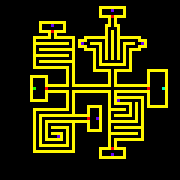

The image is a tile-based game level rendered from a .tmx file. Its description and complete source (layers, tilesets, objects, tile grids) follow:
An orthogonal 60x60 tile map with 3x3 px tiles, 1 tile layer (Layer map).

<map version="1.10" tiledversion="1.11.1" orientation="orthogonal" renderorder="right-down" width="60" height="60" tilewidth="3" tileheight="3" infinite="0" nextlayerid="2" nextobjectid="1">
 <tileset firstgid="1" source="map-code-sprite-sheet.tsx" />
 <layer id="1" name="Layer map" width="60" height="60">
  <data encoding="csv">
0,0,0,0,0,0,0,0,0,0,0,0,0,0,0,0,0,0,0,0,0,0,0,0,0,0,0,0,0,0,0,0,0,0,0,0,0,0,0,0,0,0,0,0,0,0,0,0,0,0,0,0,0,0,0,0,0,0,0,0,
0,0,0,0,0,0,0,0,0,0,0,0,0,0,0,0,0,0,0,0,0,0,0,0,0,0,0,0,0,0,0,0,0,0,0,0,0,0,0,0,0,0,0,0,0,0,0,0,0,0,0,0,0,0,0,0,0,0,0,0,
0,0,0,0,0,0,0,0,0,0,0,0,0,0,0,0,0,0,0,0,0,0,0,0,0,0,0,0,0,0,0,0,0,2,2,2,2,2,2,2,2,2,0,0,0,0,0,0,0,0,0,0,0,0,0,0,0,0,0,0,
0,0,0,0,0,0,0,0,0,0,0,0,0,0,0,0,0,0,0,0,0,0,0,0,0,0,0,0,0,0,0,0,0,2,0,0,0,6,0,0,0,2,0,0,0,0,0,0,0,0,0,0,0,0,0,0,0,0,0,0,
0,0,0,0,0,0,0,0,0,0,0,0,0,0,0,0,0,0,0,0,0,0,0,0,0,0,0,0,0,0,0,0,0,2,0,0,0,0,0,0,0,2,0,0,0,0,0,0,0,0,0,0,0,0,0,0,0,0,0,0,
0,0,0,0,0,0,0,0,0,0,0,0,0,0,0,0,0,0,0,0,0,0,0,0,0,0,0,0,0,0,0,0,0,2,2,2,2,3,2,2,2,2,0,0,0,0,0,0,0,0,0,0,0,0,0,0,0,0,0,0,
0,0,0,0,0,0,0,0,0,0,0,0,0,0,0,0,0,0,0,0,0,0,0,0,0,0,0,0,0,0,0,0,0,0,0,0,2,0,2,0,0,0,0,0,0,0,0,0,0,0,0,0,0,0,0,0,0,0,0,0,
0,0,0,0,0,0,0,0,0,0,0,0,0,2,2,2,2,2,2,2,2,2,0,0,0,0,0,0,0,0,0,0,0,0,0,0,2,0,2,0,0,0,0,0,0,0,0,0,0,0,0,0,0,0,0,0,0,0,0,0,
0,0,0,0,0,0,0,0,0,0,0,0,0,2,0,0,0,6,0,0,0,2,0,0,0,0,0,0,0,0,0,0,0,0,0,2,2,0,2,2,0,0,0,0,0,0,0,0,0,0,0,0,0,0,0,0,0,0,0,0,
0,0,0,0,0,0,0,0,0,0,0,0,0,2,0,0,0,0,0,0,0,2,0,0,0,0,0,0,0,0,0,0,0,0,0,2,0,0,0,2,0,0,0,0,0,0,0,0,0,0,0,0,0,0,0,0,0,0,0,0,
0,0,0,0,0,0,0,0,0,0,0,0,0,2,2,2,2,3,2,2,2,2,0,0,0,0,0,0,0,0,0,0,0,0,0,2,0,2,0,2,0,0,0,0,0,0,0,0,0,0,0,0,0,0,0,0,0,0,0,0,
0,0,0,0,0,0,0,0,0,0,0,0,0,0,0,0,2,0,2,0,0,0,0,0,0,0,0,0,0,0,0,0,0,0,0,2,0,2,0,2,0,0,0,0,0,0,0,0,0,0,0,0,0,0,0,0,0,0,0,0,
0,0,0,0,0,0,0,0,0,0,0,2,2,2,2,2,2,0,2,2,2,2,2,2,2,0,0,0,2,2,2,2,2,2,2,2,0,2,0,2,2,2,2,2,2,2,2,0,0,0,0,0,0,0,0,0,0,0,0,0,
0,0,0,0,0,0,0,0,0,0,0,2,0,0,0,0,0,0,0,0,0,0,0,0,2,0,2,2,2,0,0,0,0,0,0,2,0,2,0,2,0,0,0,0,0,0,2,2,2,0,0,0,0,0,0,0,0,0,0,0,
0,0,0,0,0,0,0,0,0,0,0,2,2,2,2,2,2,2,2,2,2,2,2,0,2,0,2,6,0,0,2,2,2,2,0,2,0,2,0,2,0,2,2,2,2,0,0,6,2,0,0,0,0,0,0,0,0,0,0,0,
0,0,0,0,0,0,0,0,0,0,0,2,0,0,0,0,0,0,0,0,0,0,0,0,2,0,2,2,2,0,0,0,0,2,0,2,0,2,0,2,0,2,0,0,0,0,2,2,2,0,0,0,0,0,0,0,0,0,0,0,
0,0,0,0,0,0,0,0,0,0,0,2,0,2,2,2,2,2,2,2,2,2,2,2,2,0,0,0,2,2,2,2,0,2,0,2,0,2,0,2,0,2,0,2,2,2,2,0,0,0,0,0,0,0,0,0,0,0,0,0,
0,0,0,0,0,0,0,0,0,0,0,2,0,0,0,0,0,0,0,0,0,0,0,0,2,0,0,0,0,0,0,2,0,2,0,2,0,2,0,2,0,2,0,2,0,0,0,0,0,0,0,0,0,0,0,0,0,0,0,0,
0,0,0,0,0,0,0,0,0,0,0,2,2,2,2,2,2,2,2,2,2,2,2,0,2,0,0,0,0,0,0,2,0,2,0,2,0,2,0,2,0,2,0,2,0,0,0,0,0,0,0,0,0,0,0,0,0,0,0,0,
0,0,0,0,0,0,0,0,0,0,0,2,0,0,0,0,0,0,0,0,0,0,0,0,2,0,0,0,0,0,0,2,0,2,0,2,0,2,0,2,0,2,0,2,0,0,0,0,0,0,0,0,0,0,0,0,0,0,0,0,
0,0,0,0,0,0,0,0,0,0,0,2,0,2,2,2,2,2,2,2,2,2,2,2,2,0,0,0,0,0,0,2,0,2,0,0,0,0,0,0,0,2,0,2,0,0,0,0,0,0,0,0,0,0,0,0,0,0,0,0,
0,0,0,0,0,0,0,0,0,0,0,2,0,0,0,0,0,0,0,0,0,0,0,0,2,0,0,0,0,0,0,2,0,2,2,2,2,2,2,2,2,2,0,2,0,0,0,0,0,0,0,0,0,0,0,0,0,0,0,0,
0,0,0,0,0,0,0,0,0,0,0,2,2,2,2,2,2,2,2,2,2,2,2,0,2,0,0,0,0,0,0,2,0,0,0,0,0,0,0,0,0,0,0,2,0,0,0,0,0,0,0,0,0,0,0,0,0,0,0,0,
0,0,0,0,0,0,0,0,0,0,0,0,0,0,0,0,0,0,0,0,0,0,2,0,2,0,0,0,0,0,0,2,2,2,2,2,2,0,2,2,2,2,2,2,0,0,0,0,0,2,2,2,2,2,2,2,0,0,0,0,
0,0,0,0,0,0,0,0,0,0,0,0,0,0,0,0,0,0,0,0,0,0,2,0,2,0,0,0,0,0,0,0,0,0,0,0,2,0,2,0,0,0,0,0,0,0,0,0,0,2,0,0,0,0,0,2,0,0,0,0,
0,0,0,0,0,0,0,0,0,0,2,2,2,2,2,2,0,0,0,0,0,0,2,0,2,0,0,0,0,0,0,0,0,0,0,0,2,0,2,0,0,0,0,0,0,0,0,0,0,2,0,0,0,0,0,2,0,0,0,0,
0,0,0,0,0,0,0,0,0,0,2,0,0,0,0,2,0,0,0,0,0,0,2,0,2,0,0,0,0,0,0,0,0,0,0,0,2,0,2,0,0,0,0,0,0,0,0,0,0,2,0,0,0,0,0,2,0,0,0,0,
0,0,0,0,0,0,0,0,0,0,2,0,0,0,0,2,0,0,0,0,0,0,2,0,2,0,0,0,0,0,0,0,0,0,0,0,2,0,2,0,0,0,0,0,0,0,0,0,0,2,0,0,0,0,0,2,0,0,0,0,
0,0,0,0,0,0,0,0,0,0,2,0,0,0,0,2,2,2,2,2,2,2,2,0,2,2,2,2,2,2,2,2,2,2,2,2,2,0,2,2,2,2,2,2,2,2,2,2,2,2,0,0,0,0,0,2,0,0,0,0,
0,0,0,0,0,0,0,0,0,0,2,4,0,0,0,3,0,0,0,0,0,0,0,0,0,0,0,0,0,0,0,0,0,0,0,0,0,0,0,0,0,0,0,0,0,0,0,0,0,3,0,0,0,0,5,2,0,0,0,0,
0,0,0,0,0,0,0,0,0,0,2,0,0,0,0,2,2,2,2,2,2,2,2,0,2,2,2,2,2,2,2,2,2,2,2,2,2,0,2,2,2,2,2,2,2,2,2,2,2,2,0,0,0,0,0,2,0,0,0,0,
0,0,0,0,0,0,0,0,0,0,2,0,0,0,0,2,0,0,0,0,0,0,2,0,2,0,0,0,0,0,0,0,0,0,0,0,2,0,2,0,0,0,0,0,0,0,0,0,0,2,0,0,0,0,0,2,0,0,0,0,
0,0,0,0,0,0,0,0,0,0,2,0,0,0,0,2,0,0,0,0,0,0,2,0,2,0,0,0,0,0,0,0,0,0,0,0,2,0,2,2,2,2,2,2,2,2,2,2,0,2,0,0,0,0,0,2,0,0,0,0,
0,0,0,0,0,0,0,0,0,0,2,2,2,2,2,2,0,0,0,0,0,0,2,0,2,0,0,0,0,0,0,0,0,0,0,0,2,0,2,6,0,0,0,0,0,0,0,2,0,2,0,0,0,0,0,2,0,0,0,0,
0,0,0,0,0,0,0,0,0,0,0,0,0,0,0,0,0,0,0,0,0,0,2,0,2,0,0,0,0,0,0,0,0,0,0,0,2,0,2,2,2,2,2,2,0,2,0,2,0,2,0,0,0,0,0,2,0,0,0,0,
0,0,0,0,0,0,0,0,0,0,0,0,0,0,0,0,0,0,0,0,0,0,2,0,2,0,0,0,0,2,2,2,2,2,0,0,2,0,0,0,0,0,0,2,0,2,0,2,0,2,2,2,2,2,2,2,0,0,0,0,
0,0,0,0,0,0,0,0,0,0,0,2,2,2,2,2,2,2,2,2,2,2,2,0,2,0,0,0,0,2,0,0,0,2,0,0,2,2,2,2,2,2,0,2,0,2,0,2,0,0,0,0,0,0,0,0,0,0,0,0,
0,0,0,0,0,0,0,0,0,0,0,2,0,0,0,0,0,0,0,0,0,0,0,0,2,0,0,0,0,2,0,0,0,2,0,0,2,0,0,0,0,0,0,2,0,2,0,2,0,0,0,0,0,0,0,0,0,0,0,0,
0,0,0,0,0,0,0,0,0,0,0,2,0,2,2,2,2,2,2,2,2,2,2,2,2,2,2,2,2,2,0,0,0,2,0,0,2,0,2,2,2,2,2,2,0,2,0,2,0,0,0,0,0,0,0,0,0,0,0,0,
0,0,0,0,0,0,0,0,0,0,0,2,0,2,0,0,0,0,0,0,0,0,0,0,0,0,0,0,0,3,0,0,6,2,0,0,2,0,0,0,0,0,0,0,0,2,0,2,0,0,0,0,0,0,0,0,0,0,0,0,
0,0,0,0,0,0,0,0,0,0,0,2,0,2,0,2,2,2,2,2,2,2,2,2,2,2,2,2,2,2,0,0,0,2,0,0,2,2,2,2,2,2,2,2,2,2,0,2,0,0,0,0,0,0,0,0,0,0,0,0,
0,0,0,0,0,0,0,0,0,0,0,2,0,2,0,2,0,0,0,0,0,0,0,0,2,0,0,0,0,2,0,0,0,2,0,0,2,0,0,0,0,0,0,0,0,0,0,2,0,0,0,0,0,0,0,0,0,0,0,0,
0,0,0,0,0,0,0,0,0,0,0,2,0,2,0,2,0,2,2,2,2,2,2,0,2,0,0,0,0,2,0,0,0,2,0,0,2,0,2,2,2,2,2,2,2,2,2,2,0,0,0,0,0,0,0,0,0,0,0,0,
0,0,0,0,0,0,0,0,0,0,0,2,0,2,0,2,0,0,0,0,0,0,2,0,2,0,0,0,0,2,2,2,2,2,0,0,2,0,0,0,0,0,0,0,0,0,0,2,0,0,0,0,0,0,0,0,0,0,0,0,
0,0,0,0,0,0,0,0,0,0,0,2,0,2,0,2,0,2,2,2,2,0,2,0,2,0,0,0,0,0,0,0,0,0,0,0,2,2,2,2,2,2,2,2,2,2,0,2,0,0,0,0,0,0,0,0,0,0,0,0,
0,0,0,0,0,0,0,0,0,0,0,2,0,2,0,2,0,0,0,6,2,0,2,0,2,0,0,0,0,0,0,0,0,0,0,0,2,0,0,0,0,0,0,0,0,0,0,2,0,0,0,0,0,0,0,0,0,0,0,0,
0,0,0,0,0,0,0,0,0,0,0,2,0,2,0,2,2,2,2,2,2,0,2,0,2,0,0,0,0,0,0,0,0,0,0,0,2,0,2,2,2,2,2,2,2,2,2,2,0,0,0,0,0,0,0,0,0,0,0,0,
0,0,0,0,0,0,0,0,0,0,0,2,0,2,0,0,0,0,0,0,0,0,2,0,2,0,0,0,0,0,0,0,0,0,0,0,2,0,2,0,0,0,0,0,0,0,0,0,0,0,0,0,0,0,0,0,0,0,0,0,
0,0,0,0,0,0,0,0,0,0,0,2,0,2,2,2,2,2,2,2,2,2,2,0,2,0,0,0,0,0,0,0,0,0,0,0,2,0,2,0,0,0,0,0,0,0,0,0,0,0,0,0,0,0,0,0,0,0,0,0,
0,0,0,0,0,0,0,0,0,0,0,2,0,0,0,0,0,0,0,0,0,0,0,0,2,0,0,0,0,0,0,0,0,2,2,2,2,3,2,2,2,2,0,0,0,0,0,0,0,0,0,0,0,0,0,0,0,0,0,0,
0,0,0,0,0,0,0,0,0,0,0,2,2,2,2,2,2,2,2,2,2,2,2,2,2,0,0,0,0,0,0,0,0,2,0,0,0,0,0,0,0,2,0,0,0,0,0,0,0,0,0,0,0,0,0,0,0,0,0,0,
0,0,0,0,0,0,0,0,0,0,0,0,0,0,0,0,0,0,0,0,0,0,0,0,0,0,0,0,0,0,0,0,0,2,0,0,0,6,0,0,0,2,0,0,0,0,0,0,0,0,0,0,0,0,0,0,0,0,0,0,
0,0,0,0,0,0,0,0,0,0,0,0,0,0,0,0,0,0,0,0,0,0,0,0,0,0,0,0,0,0,0,0,0,2,2,2,2,2,2,2,2,2,0,0,0,0,0,0,0,0,0,0,0,0,0,0,0,0,0,0,
0,0,0,0,0,0,0,0,0,0,0,0,0,0,0,0,0,0,0,0,0,0,0,0,0,0,0,0,0,0,0,0,0,0,0,0,0,0,0,0,0,0,0,0,0,0,0,0,0,0,0,0,0,0,0,0,0,0,0,0,
0,0,0,0,0,0,0,0,0,0,0,0,0,0,0,0,0,0,0,0,0,0,0,0,0,0,0,0,0,0,0,0,0,0,0,0,0,0,0,0,0,0,0,0,0,0,0,0,0,0,0,0,0,0,0,0,0,0,0,0,
0,0,0,0,0,0,0,0,0,0,0,0,0,0,0,0,0,0,0,0,0,0,0,0,0,0,0,0,0,0,0,0,0,0,0,0,0,0,0,0,0,0,0,0,0,0,0,0,0,0,0,0,0,0,0,0,0,0,0,0,
0,0,0,0,0,0,0,0,0,0,0,0,0,0,0,0,0,0,0,0,0,0,0,0,0,0,0,0,0,0,0,0,0,0,0,0,0,0,0,0,0,0,0,0,0,0,0,0,0,0,0,0,0,0,0,0,0,0,0,0,
0,0,0,0,0,0,0,0,0,0,0,0,0,0,0,0,0,0,0,0,0,0,0,0,0,0,0,0,0,0,0,0,0,0,0,0,0,0,0,0,0,0,0,0,0,0,0,0,0,0,0,0,0,0,0,0,0,0,0,0,
0,0,0,0,0,0,0,0,0,0,0,0,0,0,0,0,0,0,0,0,0,0,0,0,0,0,0,0,0,0,0,0,0,0,0,0,0,0,0,0,0,0,0,0,0,0,0,0,0,0,0,0,0,0,0,0,0,0,0,0,
0,0,0,0,0,0,0,0,0,0,0,0,0,0,0,0,0,0,0,0,0,0,0,0,0,0,0,0,0,0,0,0,0,0,0,0,0,0,0,0,0,0,0,0,0,0,0,0,0,0,0,0,0,0,0,0,0,0,0,0
</data>
 </layer>
</map>